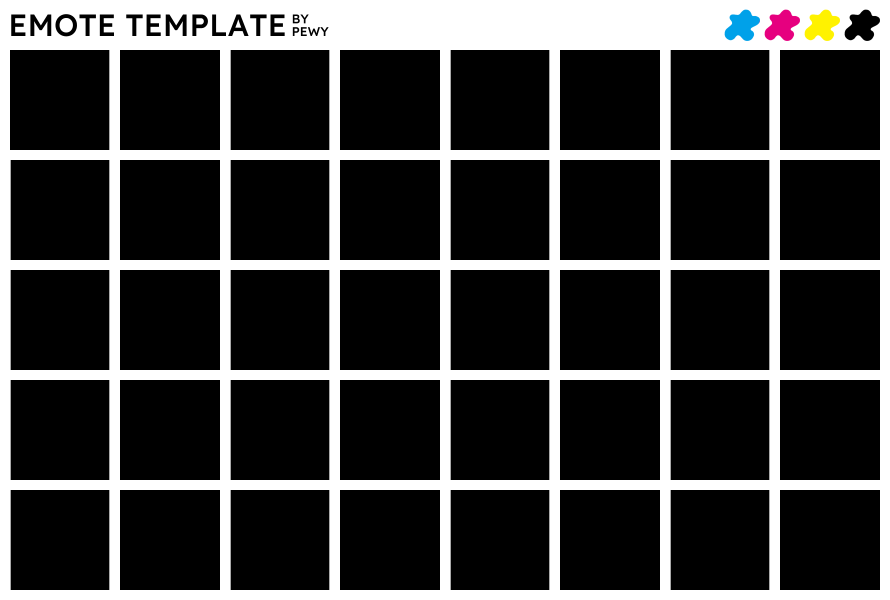
#> input picture emote-template/new_emote-template.png, 2670 x 1800 px (shown at 1/3 size); its folder holds only this picture in this run
$ python -i core.py   (imports and definitions only)
#> lines starting #> are read from the running program, lines starting #| are printed output that depends on the picture; after the words box and inside, x2 and y2 are one past the last pixel; in counts of white or black regions, pixels touching at a corner belong together
#> in detect_emotes_with_rects, img is the input picture: shape (1800, 2670, 3); mean B, G, R 63.1, 63.2, 63.3
"""Emote detection and export.

Two public entry points:
- `detect_emotes_with_rects(...)`: edge-detect a PNG grid of emotes,
  number the filled cells, and return a marked preview plus a list of
  cell metadata.
- `export_emotes(...)` / `export_animated_emotes(...)`: write static
  PNGs and/or animated GIFs to a per-image output folder, sized for
  one or more streaming platforms.
"""

import logging
import os

import cv2
import numpy as np
from PIL import Image, ImageDraw, ImageFont

from animations import (
    DEFAULT_FPS,
    DEFAULT_INTENSITY,
    SUPPORTED_ANIMATIONS,
    generate_frames,
    save_gif,
)


# ---- Debug logging helpers ---------------------------------------------

_LOGGER_NAME = "emote_debug"


# [30 lines left out: functions setup_logging, _save_debug_image, not called in this run]


# ---- Detection: edge pipeline ------------------------------------------

_MIN_CONTOUR_AREA = 15000
_MIN_ASPECT, _MAX_ASPECT = 0.7, 1.4
_ROW_BAND = 100  # rectangles in the same y//100 stripe are treated as one row

# has_content thresholds: a cell is "filled" if ANY of these is strong
# on its own, or if multiple weak signals co-occur (so dark/transparent
# emotes don't get mis-flagged while grid artifacts don't false-positive).
_HAS_CONTENT_ALPHA = 0.05
_HAS_CONTENT_BRIGHT_MIN = 0.03
_HAS_CONTENT_WEAK_TOTAL = 0.04
_HAS_CONTENT_EDGE_MIN = 0.02
_HAS_CONTENT_ALPHA_PIXEL = 16
_HAS_CONTENT_BRIGHT_PIXEL = 15
_HAS_CONTENT_EDGE_DELTA = 8


def _extract_rectangles(img_bgr):
    """Run the edge detection pipeline and return filtered rects sorted
    in reading order (top-to-bottom, left-to-right within each row)."""
    gray = cv2.cvtColor(img_bgr, cv2.COLOR_BGR2GRAY)
    blur = cv2.GaussianBlur(gray, (5, 5), 0)
    edges = cv2.Canny(blur, 40, 120)
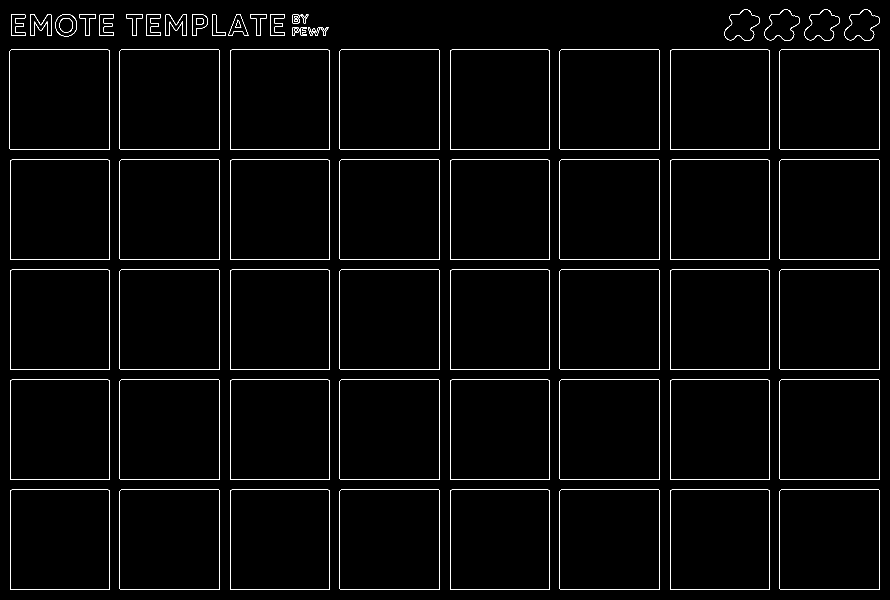
#> edges: shape (1800, 2670) (shown at 1/3 size); 1.1% white in thin lines or dots

    kernel = cv2.getStructuringElement(cv2.MORPH_RECT, (5, 5))
    dilated = cv2.dilate(edges, kernel, iterations=2)
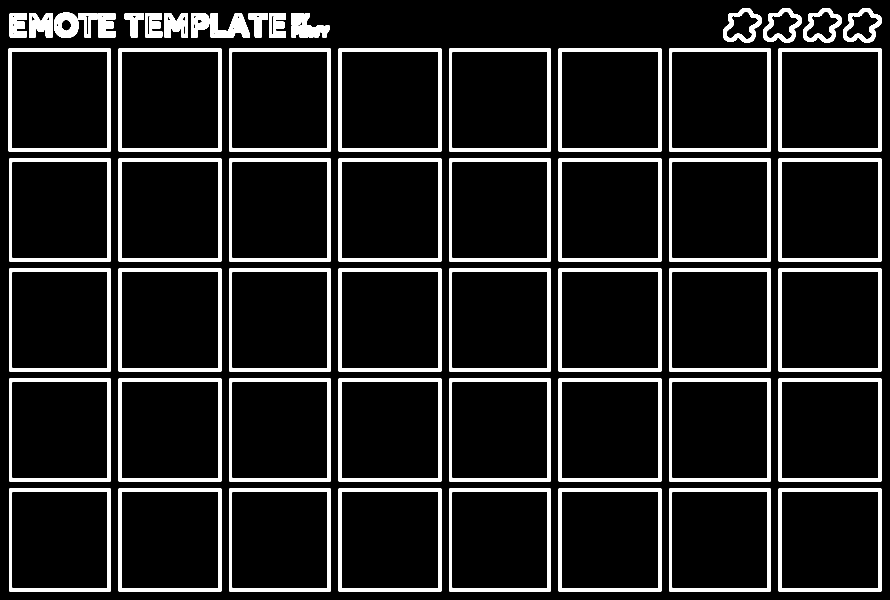
#> dilated: shape (1800, 2670) (shown at 1/3 size); 10.2% white; 58 white regions, largest, box (x1, y1, x2, y2) and area: (355, 145, 664, 454) 10796, (1015, 145, 1324, 454) 10796, (1675, 145, 1984, 454) 10796
    closed = cv2.erode(dilated, kernel, iterations=2)
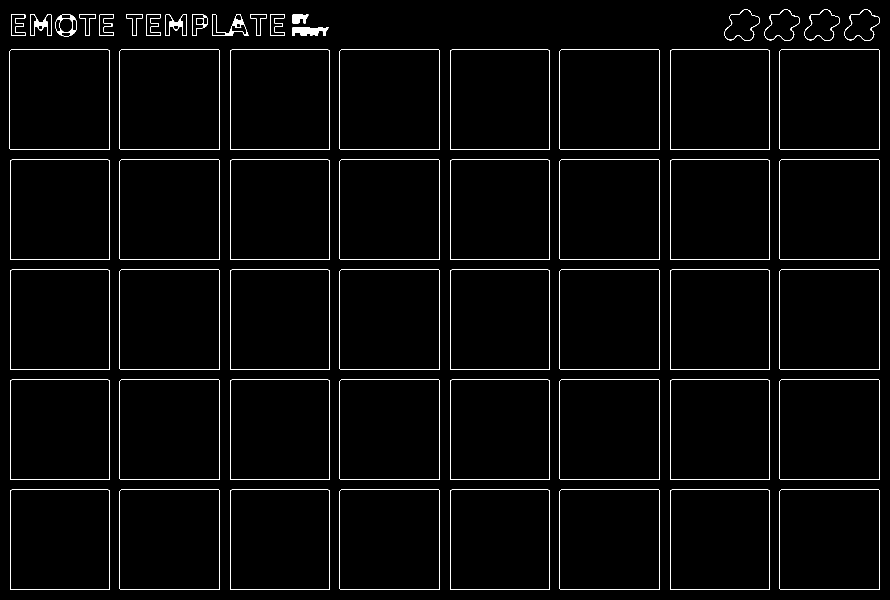
#> closed: shape (1800, 2670) (shown at 1/3 size); 1.2% white in thin lines or dots

    contours, _ = cv2.findContours(closed, cv2.RETR_EXTERNAL, cv2.CHAIN_APPROX_SIMPLE)
#> contours = 58 contours; largest, box (x1, y1, x2, y2) and area: (2339, 1469, 2640, 1770) 89989, (1679, 1469, 1980, 1770) 89989, (1019, 1469, 1320, 1770) 89989, (359, 1469, 660, 1770) 89989, (2339, 1139, 2640, 1440) 89989
    rects = []
    for cnt in contours:
        if cv2.contourArea(cnt) < _MIN_CONTOUR_AREA:
            continue
        x, y, w, h = cv2.boundingRect(cnt)
        aspect = w / float(h)
        if _MIN_ASPECT < aspect < _MAX_ASPECT:
            rects.append((x, y, w, h))
#> this loop made 58 passes
#> (x, y, w, aspect) on passes 1 to 12: (2339, 1469, 301, 1), (2011, 1469, 297, 0.987), (1679, 1469, 301, 1), (1351, 1469, 297, 0.987), (1019, 1469, 301, 1), (691, 1469, 297, 0.987), (359, 1469, 301, 1), (31, 1469, 297, 0.987), (2339, 1139, 301, 1), (2011, 1139, 297, 0.987), (1679, 1139, 301, 1), (1351, 1139, 297, 0.987)
#> after the loop, rects = 40 items, first 6: (2339, 1469, 301, 301), (2011, 1469, 297, 301), (1679, 1469, 301, 301), (1351, 1469, 297, 301), (1019, 1469, 301, 301), (691, 1469, 297, 301)
    return sorted(rects, key=lambda r: (r[1] // _ROW_BAND, r[0])), contours, closed


def _has_content(rgba_crop, brightness_threshold=_HAS_CONTENT_BRIGHT_PIXEL, min_fraction=_HAS_CONTENT_BRIGHT_MIN):
    """Return True if `rgba_crop` looks like a filled emote cell.

    Combines three signals - non-transparent pixel fraction, bright
    pixel fraction, and intra-cell edge density - so dark or
    transparent emotes are still detected and anti-aliased grid
    artifacts do not cause false positives.
    """
    arr = np.array(rgba_crop)
    h, w = arr.shape[:2]
    if h == 0 or w == 0:
        return False

    rgb = arr[:, :, :3]
    alpha = arr[:, :, 3]
    alpha_frac = (alpha > _HAS_CONTENT_ALPHA_PIXEL).mean()
    bright_frac = (rgb.mean(axis=2) > brightness_threshold).mean()

    gray = rgb.mean(axis=2).astype(np.uint8)
    gx = np.abs(np.diff(gray, axis=1))
    gy = np.abs(np.diff(gray, axis=0))
    edge_density = (gx > _HAS_CONTENT_EDGE_DELTA).mean() + (gy > _HAS_CONTENT_EDGE_DELTA).mean()

    if alpha_frac >= _HAS_CONTENT_ALPHA or bright_frac >= min_fraction:
        return True
    return (alpha_frac + bright_frac) >= _HAS_CONTENT_WEAK_TOTAL and edge_density > _HAS_CONTENT_EDGE_MIN


def _load_label_font(size=24):
    """Return a TTF label font, falling back to Pillow's bitmap default
    when no TTF is available (e.g. minimal Linux installs)."""
    try:
        return ImageFont.truetype("DejaVuSans-Bold.ttf", size)
    except OSError:
        return ImageFont.load_default()


def detect_emotes_with_rects(filename, debug_enabled=False):
    """Detect rectangles, mark filled cells, return the marked image
    and per-cell metadata.

    Each metadata dict has shape `{"rect": (x, y, w, h), "has_content": bool}`
    plus an `"id"` field on filled cells (1-based, in reading order).
    """
    logger, debug_dir = (None, None)
    if debug_enabled:
        logger, debug_dir = setup_logging(filename)
        logger.info("=== EMOTE DETECTION STARTED ===")
        logger.info(f"Input file: {filename}")

    img = cv2.imread(filename, cv2.IMREAD_COLOR)
    if debug_enabled:
        logger.info(f"Image loaded - Size: {img.shape[1]}x{img.shape[0]} pixels")
        _save_debug_image(debug_dir, "01_original.png", img, logger)

    rects, contours, closed = _extract_rectangles(img)
#> rects = 40 items, first 6: (29, 149, 299, 301), (359, 149, 301, 301), (691, 149, 297, 301), (1019, 149, 301, 301), (1351, 149, 297, 301), (1679, 149, 301, 301)

    if debug_enabled:
        logger.info(f"Found {len(contours)} total contours")
        contour_debug = img.copy()
        cv2.drawContours(contour_debug, contours, -1, (0, 255, 255), 2)
        _save_debug_image(debug_dir, "07_all_contours.png", contour_debug, logger)
        logger.info(
            f"Filtered to {len(rects)} valid rectangles "
            f"(area > {_MIN_CONTOUR_AREA}, aspect ratio {_MIN_ASPECT}-{_MAX_ASPECT})"
        )
        rect_debug = img.copy()
        for (x, y, w, h) in rects:
            cv2.rectangle(rect_debug, (x, y), (x + w, y + h), (0, 255, 0), 3)
        _save_debug_image(debug_dir, "08_accepted_rectangles.png", rect_debug, logger)

    pil_img = Image.open(filename).convert("RGBA")
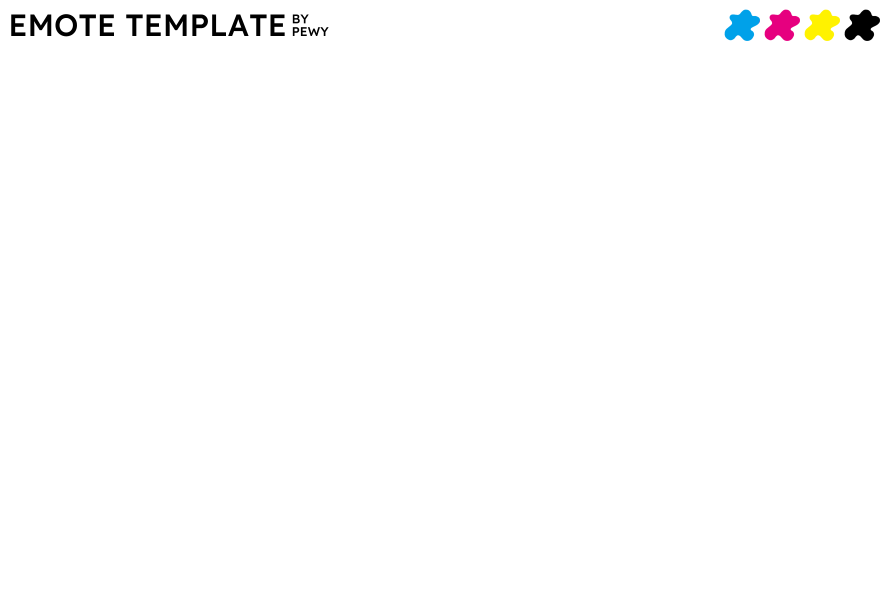
#> pil_img: PIL image 2670x1800 RGBA (shown at 1/3 size); mean R, G, B, A 63.3, 63.2, 63.1, 64; transparent parts drawn white
    draw = ImageDraw.Draw(pil_img)
    label_font = _load_label_font()

    cell_infos = []
    filled_count = 0
    for (x, y, w, h) in rects:
        cell_img = pil_img.crop((x, y, x + w, y + h))
        if _has_content(cell_img):
            filled_count += 1
            draw.rectangle([x, y, x + w - 1, y + h - 1], outline="lime", width=4)
            draw.text((x + 10, y + 10), str(filled_count), fill="white", font=label_font)
            cell_infos.append({"rect": (x, y, w, h), "has_content": True, "id": filled_count})
        else:
            draw.rectangle([x, y, x + w - 1, y + h - 1], outline="red", width=2)
            cell_infos.append({"rect": (x, y, w, h), "has_content": False})
#> this loop made 40 passes
#> (x, y, alpha_frac in _has_content, bright_frac in _has_content) on passes 1 to 12: (29, 149, 0.00666, 0.00666), (359, 149, 0.00663, 0.00663), (691, 149, 0.00332, 0.00668), (1019, 149, 0.00663, 0.00663), (1351, 149, 0.00332, 0.00668), (1679, 149, 0.00663, 0.00663), (2011, 149, 0.00332, 0.00668), (2339, 149, 0.00663, 0.00663), (31, 479, 0.00332, 0.00668), (359, 479, 0.00663, 0.00663), (691, 479, 0.00332, 0.00668), (1019, 479, 0.00663, 0.00663)
#> pass 1, in _has_content, `rgb = arr[:, :, :3]`:
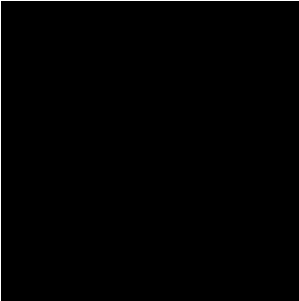
#> rgb: shape (301, 299, 3); 0.67% white in thin lines or dots
#> pass 1, in _has_content, `gx = np.abs(np.diff(gray, axis=1))`:
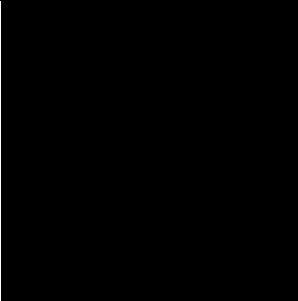
#> gx: shape (301, 298); values 0 (black) and 1 (white), 0.33% white in thin lines or dots, all inside (x1, y1, x2, y2) = (0, 1, 1, 301)
#> after the loop, cell_infos = 40 items; filled_count = 0

    if debug_enabled:
        logger.info(f"Detection complete: {filled_count} filled, {len(rects) - filled_count} empty")
        debug_img_path = os.path.join(debug_dir, "debug.png")
        pil_img.save(debug_img_path)
        logger.info(f"Debug preview saved: {debug_img_path}")
        logger.info("=== DETECTION PHASE COMPLETE ===")

    return pil_img, cell_infos


# ---- Filename / export helpers -----------------------------------------

_CELL_PADDING = 5
_FILENAME_KEEP = (" ", "-", "_")


# [7 lines left out: function sanitize_filename, not called in this run]


# Back-compat alias for any external caller that imported the old name.
_sanitize_filename = sanitize_filename


# [23 lines left out: functions _crop_cell, _resolve_out_path, not called in this run]


# ---- Platform tables ---------------------------------------------------

PLATFORM_SIZES = {
    "twitch": [(112, 112), (56, 56), (28, 28)],
    "twitch_badges": [(72, 72), (36, 36), (18, 18)],
    "discord": [(128, 128), (64, 64), (32, 32)],
    "youtube": [(48, 48), (24, 24)],
    "kick": [(128, 128), (64, 64), (32, 32)],
}

# Animated platforms: only the largest size is exported, because most
# platforms cap animated emotes on file size rather than multiple sizes.
_ANIMATED_PLATFORM_SIZE = {
    "twitch": (112, 112),
    "twitch_badges": (72, 72),
    "discord": (128, 128),
    "youtube": (48, 48),
    "kick": (128, 128),
}

# Per-platform file-size caps for animated emotes. Twitch's 1MB cap is
# the project baseline (the user explicitly designed for it); other
# values are commonly-documented community limits.
_ANIMATED_PLATFORM_MAX_BYTES = {
    "twitch": 1 * 1024 * 1024,
    "twitch_badges": 1 * 1024 * 1024,
    "discord": 256 * 1024,  # Discord animated emoji cap
    "youtube": 1 * 1024 * 1024,
    "kick": 1 * 1024 * 1024,
}

# When a generated GIF exceeds the cap, intensity is multiplied by this
# factor and the GIF is regenerated. 0.85 keeps the ramp smooth.
_AUTOSHRINK_STEP = 0.85
_AUTOSHRINK_MAX_ATTEMPTS = 6
_AUTOSHRINK_FLOOR = 0.20


# [208 lines left out: functions _save_animated_gif_with_cap, _make_out_dir, _log_export_start, _resolve_emote_names, export_emotes, _resolve_emote_spec and 1 more, not called in this run]

>>> result = detect_emotes_with_rects('emote-template/new_emote-template.png')
